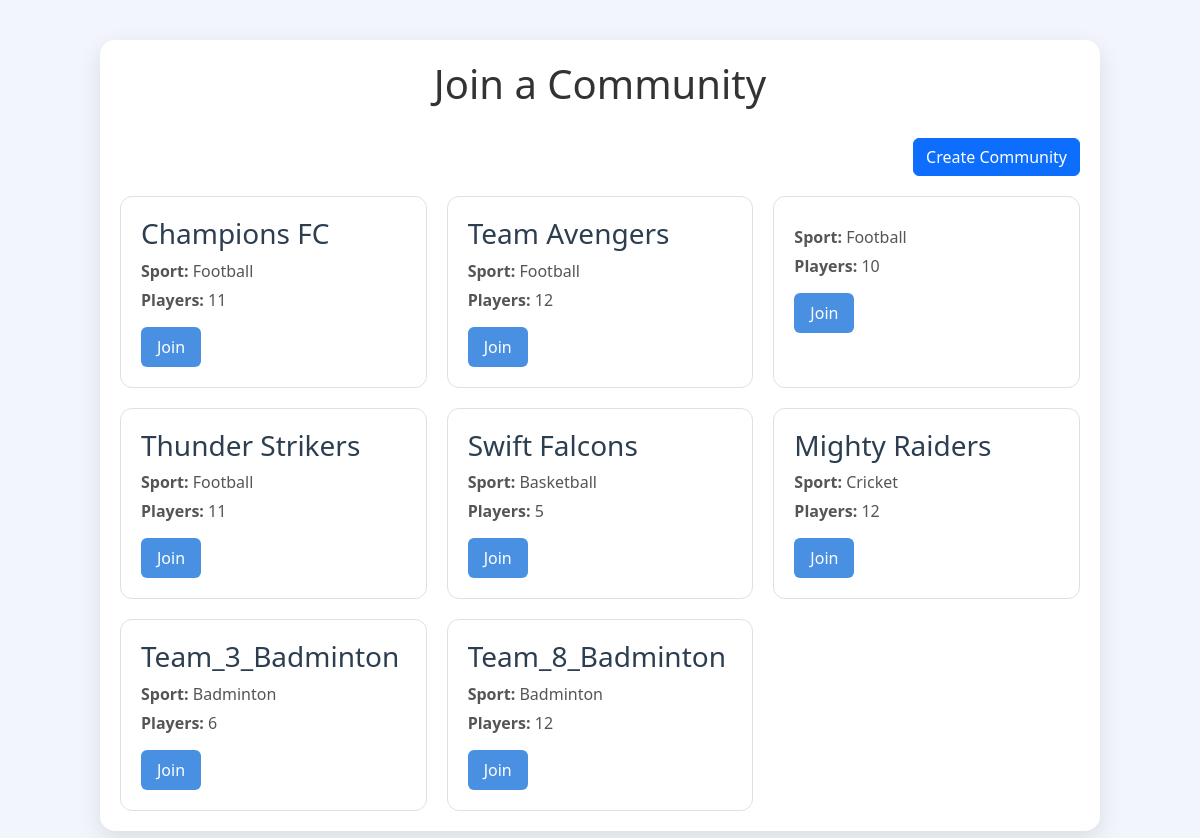
/join-community, run on the app's committed database.
### models.py (models this page shows, shortened)
class Community(db.Model):
    id = db.Column(db.Integer, primary_key=True)
    team_name = db.Column(db.String(100), nullable=True)  # Auto-generated if empty
    sport = db.Column(db.String(50), nullable=False)
    max_players = db.Column(db.Integer, nullable=False, default=12)
    turf_id = db.Column(db.Integer, db.ForeignKey('turf.id'), nullable=False)
    owner_id = db.Column(db.Integer, db.ForeignKey('user.id'), nullable=False)
    status = db.Column(db.String(20), default="active")  # "active" or "closed"
    turf = db.relationship('Turf', backref='communities')
    players = db.relationship('CommunityPlayers', backref='community', lazy=True, cascade="all, delete-orphan")
    __table_args__ = (db.UniqueConstraint('team_name', 'status', name='unique_active_team_name'),)

### app.py (the view)
@app.route('/join-community')
def join_community():
    communities = Community.query.all()
    return render_template('join_community.html', communities=communities)

### app.py (called while the page is built)
@app.before_request
def page_last_visited():
    excluded_routes = ['login', 'logout', 'static', 'register']
    if request.endpoint not in excluded_routes and request.method == 'GET':
        session['page_last_visited_url'] = request.path

### templates/join_community.html (shortened to what this page needs)
<!DOCTYPE html>
<html lang="en">
<head>
    <link href="https://cdn.jsdelivr.net/npm/bootstrap@5.3.0/dist/css/bootstrap.min.css" rel="stylesheet">
</head>
<body>
<div class="container">
    <h1>Join a Community</h1>
    <div class="create-btn">
        <button class="btn btn-primary" data-bs-toggle="modal" data-bs-target="#createCommunityModal">Create Community</button>
    </div>
    <div class="communities">
        {% for community in communities %}
        <div class="community-card">
            <h3>{{ community.team_name }}</h3>
            <p><strong>Sport:</strong> {{ community.sport }}</p>
            <p><strong>Players:</strong> {{ community.max_players }}</p>
            <form method="POST" action="{{ url_for('send_join_request') }}">
                <button type="submit">Join</button>
            </form>
        </div>
        {% endfor %}
    </div>
</div>
</body>
</html>

### templates/join_community.html (style rules this page uses)
body { font-family: 'Segoe UI', Tahoma, Geneva, Verdana, sans-serif; margin: 0; padding: 0; background-color: #f2f6fc; }
.container { max-width: 1000px; margin: 40px auto; padding: 20px; background-color: white; border-radius: 15px; box-shadow: 0 8px 24px rgba(0, 0, 0, 0.1); }
h1 { text-align: center; color: #333; margin-bottom: 30px; }
.communities { display: grid; grid-template-columns: repeat(auto-fill, minmax(260px, 1fr)); gap: 20px; }
.community-card { background-color: #ffffff; border: 1px solid #e0e0e0; border-radius: 12px; padding: 20px; transition: box-shadow 0.2s; }
.community-card h3 { margin-top: 0; color: #2c3e50; }
.community-card p { margin: 5px 0; color: #555; }
.community-card form { margin-top: 15px; }
.community-card button { padding: 8px 16px; background-color: #4a90e2; color: white; border: none; border-radius: 6px; cursor: pointer; transition: background-color 0.3s ease; }
.create-btn { display: flex; justify-content: flex-end; margin-bottom: 20px; }

### data on the page
Community: team_name "Champions FC", sport "Football", max_players "11"
Community: team_name "Team Avengers", sport "Football", max_players "12"
Community: sport "Football", max_players "10"
Community: team_name "Thunder Strikers", sport "Football", max_players "11"
Community: team_name "Swift Falcons", sport "Basketball", max_players "5"
Community: team_name "Mighty Raiders", sport "Cricket", max_players "12"
Community: team_name "Team_3_Badminton", sport "Badminton", max_players "6"
Community: team_name "Team_8_Badminton", sport "Badminton", max_players "12"
